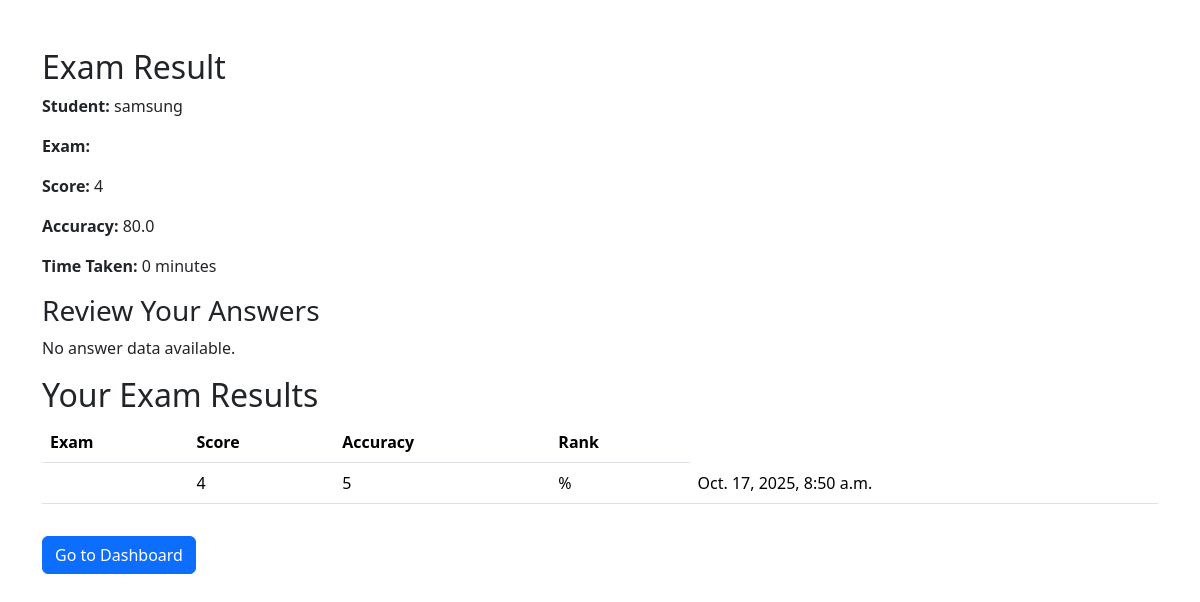
The app's page /result/2/ (signed in) with its own data.
### exam/models.py (models this page shows)
class StudentExam(models.Model):
    student = models.ForeignKey(User, on_delete=models.CASCADE)
    exam = models.ForeignKey(Exam, on_delete=models.CASCADE)
    score = models.IntegerField()
    total = models.IntegerField(default=0)
    correct_answers = models.IntegerField(default=0)
    time_taken = models.IntegerField(default=0)
    submitted_at = models.DateTimeField(default=timezone.now)

### exam/views.py (the view)
# urls.py: path('result/<int:exam_id>/', views.exam_result, name='exam_result'),
@login_required
def exam_result(request, exam_id):
    exam = get_object_or_404(Exam, id=exam_id)
    student = request.user
    current_result = StudentExam.objects.filter(student=student, exam=exam).last()
    results = StudentExam.objects.filter(student=student).select_related('exam')
    return render(request, 'exam/result.html', {
        'exam': exam,
        'student': student,
        'score': current_result.score,
        'accuracy': (current_result.score / exam.questions.count()) * 100,
        'time_taken': current_result.time_taken,
        'results': results  # ✅ pass to template
    })

### exam/templates/exam/result.html (shortened to what this page needs)
{% load custom_tags %}
{% load static %}
<!DOCTYPE html>
<html lang="en">
<head>
    <link rel="stylesheet" href="{% static 'bootstrap/bootstrap.min.css' %}">
</head>
<body>
    <div class="container mt-5">
	<h2>Exam Result</h2>
	    <p><strong>Student:</strong> {{ student.username }}</p>
	    <p><strong>Exam:</strong> {{ exam.name }}</p>
	    <p><strong>Score:</strong> {{ score }}</p>
	    <p><strong>Accuracy:</strong> {{ accuracy }}</p>
	    <p><strong>Time Taken:</strong> {{ time_taken }} minutes</p>
        <h3>Review Your Answers</h4>
	{% if student_answers %}
	  {% for question in questions %}
	        <p>{{ forloop.counter }}. {{ ans.question.text }}</p>
		<p>Your Answer: {{ student_answers|get_item:question.id }}</p>
		<p>Correct Answer: {{ question.correct_answer }}</p>
		{% if student_answers|get_item:question.id == question.correct_answer %}
		  <p>✅ Correct</p>
	        {% else %}
		  <p>❌ Wrong</p>
		{% endif %}
	  {% endfor %}
	{% else %}
	  <p>No answer data available.</p>
	{% endif %}
	<h2>Your Exam Results</h2>
	<table class="table">
	  <tr>
	    <th>Exam</th>
	    <th>Score</th>
	    <th>Accuracy</th>
	    <th>Rank</th>
	  </tr>
	  {% for result in results %}
	    <tr>
	      <td>{{ result.exam.name }}</td>
	      <td>{{ result.score }}</td>
	      <td>{{ result.total }}</td>
	      <td>{{ result.accuracy }}%</td>
	      <td>{{ result.submitted_at }}</td>
	    </tr>
	  {% endfor %}
	</table>
	<a href="{% url 'dashboard' %}" class="btn btn-primary mt-3">Go to Dashboard</a>
    </div>
</body>
</html>

### records on screen
StudentExam: score "4", total "5", submitted_at "Oct. 17, 2025, 8:50 a.m."

### other values on screen
{{ student.username }} "samsung"
{{ score }} "4"
{{ accuracy }} "80.0"
{{ time_taken }} "0"
